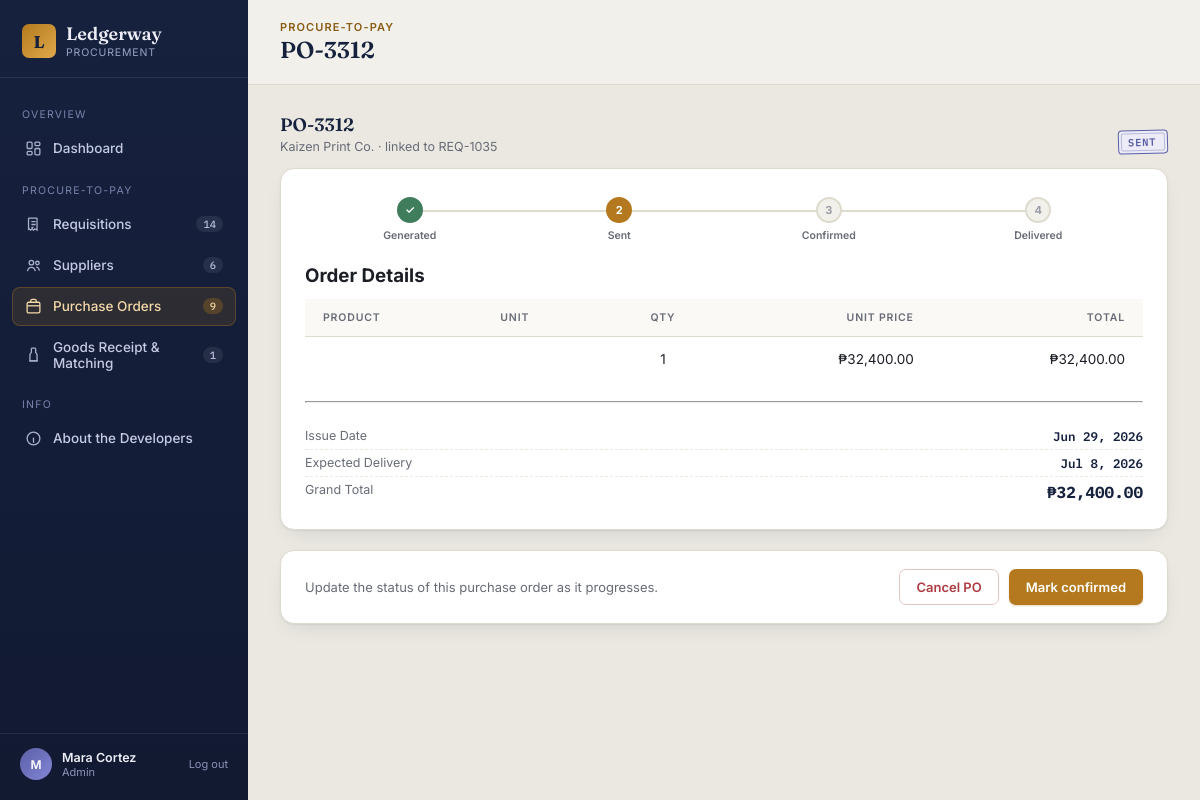
/po_view.php?id=1 (signed in), run on the app's committed database.
### tables this page shows
CREATE TABLE users (
  user_id INT AUTO_INCREMENT PRIMARY KEY,
  name VARCHAR(100) NOT NULL,
  email VARCHAR(150) NOT NULL UNIQUE,
  password_hash VARCHAR(255) NOT NULL,
  role ENUM('employee','manager','procurement_officer','admin') NOT NULL DEFAULT 'employee',
  department_id INT NULL,
  created_at TIMESTAMP DEFAULT CURRENT_TIMESTAMP,
  FOREIGN KEY (department_id) REFERENCES departments(department_id) ON DELETE SET NULL
);

CREATE TABLE purchase_orders (

    po_id INT AUTO_INCREMENT PRIMARY KEY,

    po_code VARCHAR(20) NOT NULL UNIQUE,

    requisition_id INT NULL UNIQUE,

    supplier_id INT NOT NULL,

    catalogue_id INT NULL,

    quantity INT NOT NULL DEFAULT 1,

    unit_price DECIMAL(12,2) NOT NULL,

    total_amount DECIMAL(12,2) NOT NULL,

    issue_date DATE NOT NULL,

    expected_delivery_date DATE NULL,

    status ENUM(
        'sent',
        'confirmed',
        'delivered',
        'cancelled'
    ) NOT NULL DEFAULT 'sent',

    created_by INT NOT NULL,

    created_at TIMESTAMP DEFAULT CURRENT_TIMESTAMP,

    FOREIGN KEY (requisition_id)
        REFERENCES requisitions(requisition_id)
        ON DELETE SET NULL,

    FOREIGN KEY (supplier_id)
        REFERENCES suppliers(supplier_id),

    FOREIGN KEY (catalogue_id)
        REFERENCES supplier_catalogue(catalogue_id)
        ON DELETE SET NULL,

    FOREIGN KEY (created_by)
        REFERENCES users(user_id)

);

CREATE TABLE suppliers (
  supplier_id INT AUTO_INCREMENT PRIMARY KEY,
  name VARCHAR(150) NOT NULL,
  category VARCHAR(100) NOT NULL,
  contact_name VARCHAR(100),
  email VARCHAR(150),
  phone VARCHAR(50),
  address VARCHAR(255),
  payment_terms VARCHAR(50) DEFAULT 'Net 30',
  contract_start DATE NULL,
  contract_end DATE NULL,
  status ENUM('active','inactive') NOT NULL DEFAULT 'active',
  created_at TIMESTAMP DEFAULT CURRENT_TIMESTAMP
);

CREATE TABLE requisitions (
    requisition_id INT AUTO_INCREMENT PRIMARY KEY,

    req_code VARCHAR(20) NOT NULL UNIQUE,

    department_id INT NOT NULL,

    requested_by INT NOT NULL,

    item_description VARCHAR(255) NOT NULL,

    quantity INT NOT NULL DEFAULT 1,

    estimated_amount DECIMAL(12,2) NOT NULL,

    preferred_supplier_id INT NULL,

    catalogue_id INT NULL,

    justification TEXT,

    status ENUM(
        'pending',
        'approved',
        'rejected'
    ) NOT NULL DEFAULT 'pending',

    decided_by INT NULL,

    decided_at TIMESTAMP NULL,

    decision_notes VARCHAR(255),

    created_at TIMESTAMP DEFAULT CURRENT_TIMESTAMP,

    FOREIGN KEY (department_id)
        REFERENCES departments(department_id),

    FOREIGN KEY (requested_by)
        REFERENCES users(user_id),

    FOREIGN KEY (preferred_supplier_id)
        REFERENCES suppliers(supplier_id)
        ON DELETE SET NULL,

    FOREIGN KEY (catalogue_id)
        REFERENCES supplier_catalogue(catalogue_id)
        ON DELETE SET NULL,

    FOREIGN KEY (decided_by)
        REFERENCES users(user_id)
        ON DELETE SET NULL
);

### includes/auth.php (called while the page is built, shortened)
<?php
function current_user($pdo) {
    static $cached = null;
    if ($cached) return $cached;
    $stmt = $pdo->prepare("SELECT u.*, d.name AS department_name FROM users u
                            LEFT JOIN departments d ON d.department_id = u.department_id
                            WHERE u.user_id = ?");
    $stmt->execute([$_SESSION['user_id']]);
    $cached = $stmt->fetch();
    return $cached;
}
function has_role($roles) {
    $role = $_SESSION['role'] ?? null;
    if ($role === 'admin') return true;
    return in_array($role, (array)$roles, true);
}

### po_view.php (the view, shortened to what this page needs)
<?php
require __DIR__ . '/config/db.php';
require __DIR__ . '/includes/auth.php';
require __DIR__ . '/includes/functions.php';
$me = current_user($pdo);
$id = (int)($_GET['id'] ?? 0);
$stmt = $pdo->prepare("
    SELECT
        po.*,
        s.name AS supplier_name,
        s.supplier_id,
        r.req_code,
        c.product_name,
        c.description,
        c.unit
    FROM purchase_orders po
    JOIN suppliers s
        ON s.supplier_id = po.supplier_id
    LEFT JOIN requisitions r
        ON r.requisition_id = po.requisition_id
    LEFT JOIN supplier_catalogue c
        ON c.catalogue_id = po.catalogue_id
    WHERE po.po_id = ?
");
$stmt->execute([$id]);
$po = $stmt->fetch();
$active = 'orders';
$pageEyebrow = 'Procure-to-Pay';
$pageTitle = $po['po_code'];
require __DIR__ . '/includes/header.php';
$steps = ['Generated','Sent','Confirmed','Delivered'];
$stepIndex = ['sent'=>1,'confirmed'=>2,'delivered'=>3,'cancelled'=>1][$po['status']] ?? 1;
?>
<div class="section-head">
  <div>
    <div class="section-title"><?= e($po['po_code']) ?></div>
    <div class="section-desc"><?= e($po['supplier_name']) ?> <?= $po['req_code'] ? '· linked to ' . e($po['req_code']) : '· manual purchase order' ?></div>
  </div>
  <?= stamp($po['status']) ?>
</div>
<div class="panel" style="padding:22px 24px; margin-bottom:20px;">
  <?php if ($po['status'] !== 'cancelled'): ?>
  <div class="flow">
    <?php foreach ($steps as $i => $label): $cls = $i < $stepIndex ? 'done' : ($i === $stepIndex ? 'active' : ''); ?>
      <div class="flow-step <?= $cls ?>"><div class="flow-line"></div><div class="flow-dot"><?= $i < $stepIndex ? '&#10003;' : $i+1 ?></div><div class="flow-label"><?= e($label) ?></div></div>
    <?php endforeach; ?>
  </div>
  <?php endif; ?>
  <h3 style="margin:22px 0 12px;">
    Order Details
</h3>
    <table>
        <thead>
            <tr>
                <th>Product</th>
                <th>Unit</th>
                <th style="text-align:center;">Qty</th>
                <th style="text-align:right;">Unit Price</th>
                <th style="text-align:right;">Total</th>
            </tr>
        </thead>
        <tbody>
            <tr>
                <td>
                </td>
                <td><?= e($po['unit']) ?></td>
                <td style="text-align:center;">
                    <?= $po['quantity'] ?>
                </td>
                <td style="text-align:right;">
                    <?= peso($po['unit_price']) ?>
                </td>
                <td style="text-align:right;">
                    <?= peso($po['total_amount']) ?>
                </td>
            </tr>
        </tbody>
    </table>
    <hr style="margin:20px 0;">
    <div class="match-row">
        <span class="k">Issue Date</span>
        <span class="v">
            <?= e(date('M j, Y', strtotime($po['issue_date']))) ?>
        </span>
    </div>
    <div class="match-row">
        <span class="k">Expected Delivery</span>
        <span class="v">
            <?= $po['expected_delivery_date']
                ? e(date('M j, Y', strtotime($po['expected_delivery_date'])))
                : '—' ?>
        </span>
    </div>
    <div class="match-row">
        <span class="k">Grand Total</span>
        <span class="v" style="font-size:16px;font-weight:700;">
            <?= peso($po['total_amount']) ?>
        </span>
    </div>
</div>
<?php if (has_role(['procurement_officer','admin']) && !in_array($po['status'], ['cancelled'])): ?>
<div class="panel" style="padding:18px 24px; display:flex; justify-content:space-between; align-items:center; flex-wrap:wrap; gap:12px;">
  <div style="font-size:13px; color:var(--text-soft);">Update the status of this purchase order as it progresses.</div>
  <form action="actions/update_po_status.php" method="post" style="display:flex; gap:10px;">
    <?php if ($po['status'] === 'sent'): ?>
      <button class="btn btn-danger-ghost" name="status" value="cancelled" onclick="return confirmAction('Cancel this purchase order?')">Cancel PO</button>
      <button class="btn btn-primary" name="status" value="confirmed">Mark confirmed</button>
    <?php elseif ($po['status'] === 'confirmed'): ?>
      <button class="btn btn-danger-ghost" name="status" value="cancelled" onclick="return confirmAction('Cancel this purchase order?')">Cancel PO</button>
      <button class="btn btn-primary" name="status" value="delivered">Mark delivered</button>
    <?php elseif ($po['status'] === 'delivered'): ?>
      <a class="btn btn-primary" href="goods_receipt.php">Go to goods receipt &amp; matching</a>
    <?php endif; ?>
  </form>
</div>
<?php endif; ?>
<?php require __DIR__ . '/includes/footer.php'; ?>

### includes/header.php (shortened to what this page needs)
<?php
$me = current_user($pdo);
$active      = $active ?? 'dashboard';
$pageEyebrow = $pageEyebrow ?? 'Overview';
$pageTitle   = $pageTitle ?? 'Ledgerway';
function nav_count($pdo, $sql) {
    try { return (int)$pdo->query($sql)->fetchColumn(); } catch (\Throwable $e) { return 0; }
}
$countReq   = nav_count($pdo, "SELECT COUNT(*) FROM requisitions");
$countSup   = nav_count($pdo, "SELECT COUNT(*) FROM suppliers");
$countPO    = nav_count($pdo, "SELECT COUNT(*) FROM purchase_orders");
$countMatch = nav_count($pdo, "SELECT COUNT(*) FROM invoice_matching WHERE match_status != 'matched' OR payment_approved = 0");
?>
<!DOCTYPE html>
<html lang="en">
<head>
<link rel="stylesheet" href="assets/css/style.css">
</head>
<body>
<div class="app">
  <aside class="sidebar">
    <div class="brand">
      <div class="brand-mark">L</div>
      <div>
        <div class="brand-name">Ledgerway</div>
        <div class="brand-sub">Procurement</div>
      </div>
    </div>
    <nav class="nav">
      <div class="nav-label">Overview</div>
      <a class="nav-item <?= $active==='dashboard'?'active':'' ?>" href="index.php">
        <svg viewBox="0 0 24 24" fill="none" stroke="currentColor" stroke-width="1.8"><rect x="3" y="3" width="7" height="9" rx="1.5"/><rect x="14" y="3" width="7" height="5" rx="1.5"/><rect x="14" y="12" width="7" height="9" rx="1.5"/><rect x="3" y="16" width="7" height="5" rx="1.5"/></svg>
        Dashboard
      </a>
      <div class="nav-label">Procure-to-Pay</div>
      <a class="nav-item <?= $active==='requisitions'?'active':'' ?>" href="requisitions.php">
        <svg viewBox="0 0 24 24" fill="none" stroke="currentColor" stroke-width="1.8"><path d="M8 3h8a1 1 0 0 1 1 1v16l-3-2-2 2-2-2-2 2-2-2-1 .7V4a1 1 0 0 1 1-1z"/><path d="M9 8h6M9 12h6M9 16h3"/></svg>
        Requisitions <span class="nav-count"><?= $countReq ?></span>
      </a>
      <a class="nav-item <?= $active==='suppliers'?'active':'' ?>" href="suppliers.php">
        <svg viewBox="0 0 24 24" fill="none" stroke="currentColor" stroke-width="1.8"><circle cx="9" cy="8" r="3.2"/><path d="M3.5 20c.7-3.4 3-5.3 5.5-5.3S13.8 16.6 14.5 20"/><circle cx="17.5" cy="8.5" r="2.5"/><path d="M15.8 14.3c2.4.2 4.1 2 4.7 5"/></svg>
        Suppliers <span class="nav-count"><?= $countSup ?></span>
      </a>
      <a class="nav-item <?= $active==='orders'?'active':'' ?>" href="purchase_orders.php">
        <svg viewBox="0 0 24 24" fill="none" stroke="currentColor" stroke-width="1.8"><rect x="3" y="6" width="18" height="15" rx="2"/><path d="M8 6V4.5A2.5 2.5 0 0 1 10.5 2h3A2.5 2.5 0 0 1 16 4.5V6"/><path d="M3 11h18"/></svg>
        Purchase Orders <span class="nav-count"><?= $countPO ?></span>
      </a>
      <a class="nav-item <?= $active==='matching'?'active':'' ?>" href="goods_receipt.php">
        <svg viewBox="0 0 24 24" fill="none" stroke="currentColor" stroke-width="1.8"><path d="M9 3v6l-2 3v9h10v-9l-2-3V3"/><path d="M9 3h6M6 21h12"/></svg>
        Goods Receipt &amp; Matching <span class="nav-count"><?= $countMatch ?></span>
      </a>
      <div class="nav-label">Info</div>
      <a class="nav-item <?= $active==='about'?'active':'' ?>" href="about.php">
        <svg viewBox="0 0 24 24" fill="none" stroke="currentColor" stroke-width="1.8"><circle cx="12" cy="12" r="9"/><path d="M12 8h.01M11 12h1v5h1"/></svg>
        About the Developers
      </a>
    </nav>
    <div class="sidebar-foot">
      <div class="avatar"><?= e(strtoupper(substr($me['name'] ?? '?', 0, 1))) ?></div>
      <div>
        <div class="who-name"><?= e($me['name'] ?? 'Guest') ?></div>
        <div class="who-role"><?= e(ucwords(str_replace('_',' ', $me['role'] ?? ''))) ?></div>
      </div>
      <a class="logout-link" href="actions/logout.php">Log out</a>
    </div>
  </aside>
  <div class="main">
    <div class="topbar">
      <div>
        <div class="topbar-eyebrow"><?= e($pageEyebrow) ?></div>
        <div class="topbar-title"><?= e($pageTitle) ?></div>
      </div>
    </div>
    <section class="view">

### includes/functions.php (shortened to what this page needs)
<?php
function peso(float $amount): string {
    return '₱' . number_format($amount, 2);
}
function e(?string $value): string {
    return htmlspecialchars($value ?? '', ENT_QUOTES, 'UTF-8');
}
function stamp(string $status): string {
    $map = [
        'pending'   => 'Pending',
        'approved'  => 'Approved',
        'rejected'  => 'Rejected',
        'sent'      => 'Sent',
        'confirmed' => 'Confirmed',
        'delivered' => 'Delivered',
        'cancelled' => 'Cancelled',
        'matched'   => 'Matched',
        'mismatch'  => 'Mismatch',
    ];
    $label = $map[$status] ?? ucfirst($status);
    return '<span class="stamp ' . e($status) . '">' . e($label) . '</span>';
}

### data on the page
users: name "M", name "Mara Cortez", role "Admin"
purchase_orders: po_code "PO-3312", supplier.name "Kaizen Print Co.", requisition.req_code "REQ-1035", status "SENT", quantity "1", unit_price "₱32,400.00", total_amount "₱32,400.00", issue_date "Jun 29, 2026", expected_delivery_date "Jul 8, 2026"

### other printed values
$countReq "14"
$countSup "6"
$countPO "9"
$countMatch "1"
$pageEyebrow "PROCURE-TO-PAY"
$pageTitle "PO-3312"
$label "Generated"
$label "Sent"
$label "Confirmed"
$label "Delivered"
